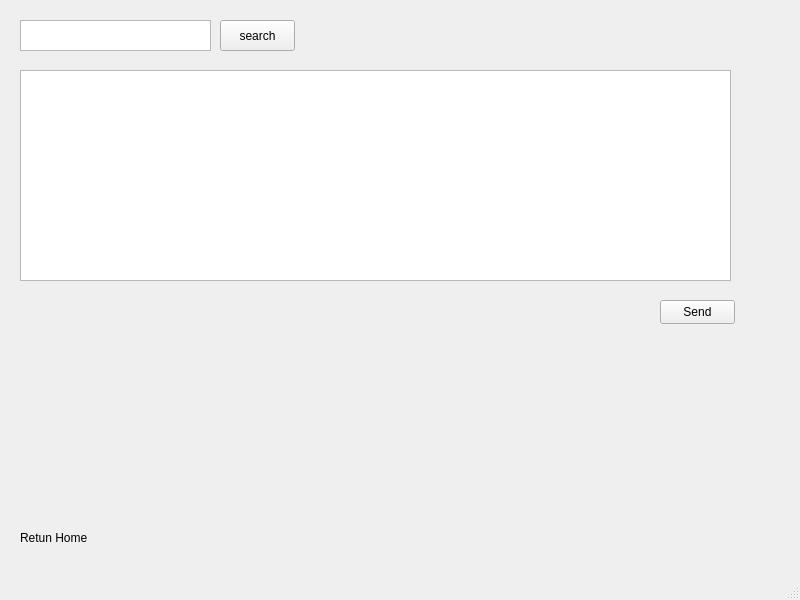
<?xml version="1.0" encoding="UTF-8"?>
<ui version="4.0">
 <class>MainWindow</class>
 <widget class="QMainWindow" name="MainWindow">
  <property name="geometry">
   <rect>
    <x>0</x>
    <y>0</y>
    <width>800</width>
    <height>600</height>
   </rect>
  </property>
  <property name="windowTitle">
   <string>MainWindow</string>
  </property>
  <widget class="QWidget" name="centralwidget">
   <widget class="QPushButton" name="searchUser">
    <property name="geometry">
     <rect>
      <x>220</x>
      <y>20</y>
      <width>75</width>
      <height>31</height>
     </rect>
    </property>
    <property name="text">
     <string>search</string>
    </property>
   </widget>
   <widget class="QTextEdit" name="textEdit_2">
    <property name="geometry">
     <rect>
      <x>20</x>
      <y>20</y>
      <width>191</width>
      <height>31</height>
     </rect>
    </property>
   </widget>
   <widget class="QPlainTextEdit" name="plainTextEdit">
    <property name="geometry">
     <rect>
      <x>20</x>
      <y>70</y>
      <width>711</width>
      <height>211</height>
     </rect>
    </property>
   </widget>
   <widget class="QPushButton" name="sendMess">
    <property name="geometry">
     <rect>
      <x>660</x>
      <y>300</y>
      <width>75</width>
      <height>24</height>
     </rect>
    </property>
    <property name="text">
     <string>Send</string>
    </property>
   </widget>
   <widget class="QLabel" name="wasSent">
    <property name="geometry">
     <rect>
      <x>40</x>
      <y>300</y>
      <width>241</width>
      <height>21</height>
     </rect>
    </property>
    <property name="text">
     <string/>
    </property>
   </widget>
   <widget class="QLabel" name="userFound">
    <property name="enabled">
     <bool>true</bool>
    </property>
    <property name="geometry">
     <rect>
      <x>340</x>
      <y>30</y>
      <width>55</width>
      <height>16</height>
     </rect>
    </property>
    <property name="text">
     <string/>
    </property>
   </widget>
   <widget class="QLabel" name="goBack">
    <property name="geometry">
     <rect>
      <x>20</x>
      <y>530</y>
      <width>111</width>
      <height>16</height>
     </rect>
    </property>
    <property name="text">
     <string>Retun Home</string>
    </property>
   </widget>
  </widget>
  <widget class="QMenuBar" name="menubar">
   <property name="geometry">
    <rect>
     <x>0</x>
     <y>0</y>
     <width>800</width>
     <height>21</height>
    </rect>
   </property>
  </widget>
  <widget class="QStatusBar" name="statusbar"/>
 </widget>
 <resources/>
 <connections/>
</ui>
